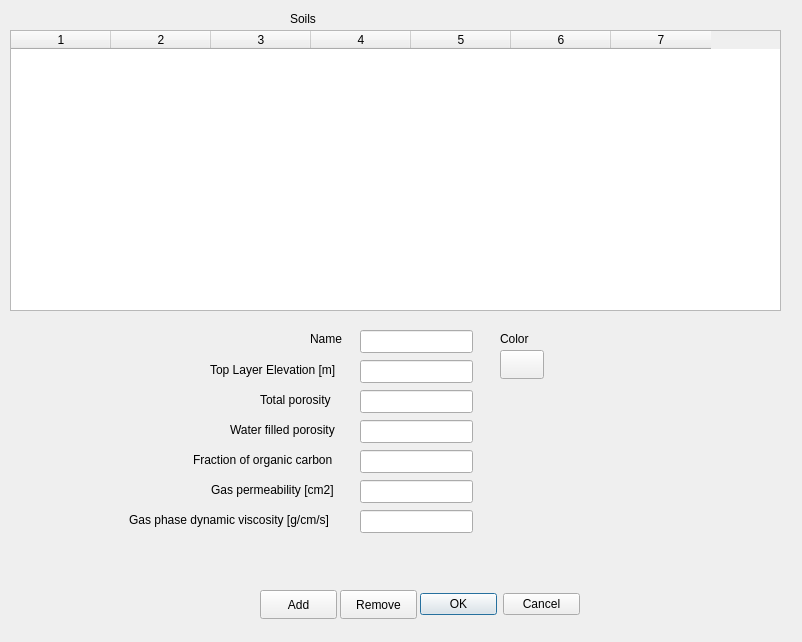
<ui version="4.0" >
 <class>SoilDialog</class>
 <widget class="QDialog" name="SoilDialog" >
  <property name="geometry" >
   <rect>
    <x>0</x>
    <y>0</y>
    <width>802</width>
    <height>642</height>
   </rect>
  </property>
  <property name="windowTitle" >
   <string>Soils</string>
  </property>
  <widget class="QDialogButtonBox" name="buttonBox" >
   <property name="geometry" >
    <rect>
     <x>420</x>
     <y>590</y>
     <width>160</width>
     <height>29</height>
    </rect>
   </property>
   <property name="orientation" >
    <enum>Qt::Horizontal</enum>
   </property>
   <property name="standardButtons" >
    <set>QDialogButtonBox::Cancel|QDialogButtonBox::NoButton|QDialogButtonBox::Ok</set>
   </property>
  </widget>
  <widget class="QPushButton" name="removeButton" >
   <property name="geometry" >
    <rect>
     <x>340</x>
     <y>590</y>
     <width>77</width>
     <height>29</height>
    </rect>
   </property>
   <property name="text" >
    <string>Remove</string>
   </property>
  </widget>
  <widget class="QPushButton" name="addButton" >
   <property name="geometry" >
    <rect>
     <x>260</x>
     <y>590</y>
     <width>77</width>
     <height>29</height>
    </rect>
   </property>
   <property name="text" >
    <string>Add</string>
   </property>
  </widget>
  <widget class="QTableWidget" name="_soilTable" >
   <property name="geometry" >
    <rect>
     <x>10</x>
     <y>30</y>
     <width>771</width>
     <height>281</height>
    </rect>
   </property>
   <property name="rowCount" >
    <number>0</number>
   </property>
   <property name="columnCount" >
    <number>7</number>
   </property>
   <column/>
   <column/>
   <column/>
   <column/>
   <column/>
   <column/>
   <column/>
  </widget>
  <widget class="QLabel" name="label" >
   <property name="geometry" >
    <rect>
     <x>290</x>
     <y>10</y>
     <width>53</width>
     <height>18</height>
    </rect>
   </property>
   <property name="text" >
    <string>Soils</string>
   </property>
  </widget>
  <widget class="QLineEdit" name="_name" >
   <property name="geometry" >
    <rect>
     <x>360</x>
     <y>330</y>
     <width>113</width>
     <height>23</height>
    </rect>
   </property>
  </widget>
  <widget class="QLabel" name="label_8" >
   <property name="geometry" >
    <rect>
     <x>310</x>
     <y>330</y>
     <width>33</width>
     <height>18</height>
    </rect>
   </property>
   <property name="text" >
    <string>Name</string>
   </property>
  </widget>
  <widget class="QLineEdit" name="_elevation" >
   <property name="geometry" >
    <rect>
     <x>360</x>
     <y>360</y>
     <width>113</width>
     <height>23</height>
    </rect>
   </property>
  </widget>
  <widget class="QLabel" name="label_9" >
   <property name="geometry" >
    <rect>
     <x>210</x>
     <y>360</y>
     <width>135</width>
     <height>20</height>
    </rect>
   </property>
   <property name="text" >
    <string>Top Layer Elevation [m]</string>
   </property>
  </widget>
  <widget class="QLabel" name="label_10" >
   <property name="geometry" >
    <rect>
     <x>260</x>
     <y>390</y>
     <width>76</width>
     <height>20</height>
    </rect>
   </property>
   <property name="text" >
    <string>Total porosity</string>
   </property>
  </widget>
  <widget class="QLineEdit" name="_totalPorosity" >
   <property name="geometry" >
    <rect>
     <x>360</x>
     <y>390</y>
     <width>113</width>
     <height>23</height>
    </rect>
   </property>
  </widget>
  <widget class="QLineEdit" name="_waterPorosity" >
   <property name="geometry" >
    <rect>
     <x>360</x>
     <y>420</y>
     <width>113</width>
     <height>23</height>
    </rect>
   </property>
  </widget>
  <widget class="QLabel" name="label_11" >
   <property name="geometry" >
    <rect>
     <x>230</x>
     <y>420</y>
     <width>114</width>
     <height>20</height>
    </rect>
   </property>
   <property name="text" >
    <string>Water filled porosity</string>
   </property>
  </widget>
  <widget class="QLineEdit" name="_organicCarbon" >
   <property name="geometry" >
    <rect>
     <x>360</x>
     <y>450</y>
     <width>113</width>
     <height>23</height>
    </rect>
   </property>
  </widget>
  <widget class="QLabel" name="label_12" >
   <property name="geometry" >
    <rect>
     <x>193</x>
     <y>450</y>
     <width>150</width>
     <height>20</height>
    </rect>
   </property>
   <property name="text" >
    <string>Fraction of organic carbon</string>
   </property>
  </widget>
  <widget class="QLineEdit" name="_permeability" >
   <property name="geometry" >
    <rect>
     <x>360</x>
     <y>480</y>
     <width>113</width>
     <height>23</height>
    </rect>
   </property>
  </widget>
  <widget class="QLabel" name="label_13" >
   <property name="geometry" >
    <rect>
     <x>211</x>
     <y>480</y>
     <width>132</width>
     <height>20</height>
    </rect>
   </property>
   <property name="text" >
    <string>Gas permeability [cm2]</string>
   </property>
  </widget>
  <widget class="QLabel" name="label_14" >
   <property name="geometry" >
    <rect>
     <x>129</x>
     <y>510</y>
     <width>214</width>
     <height>20</height>
    </rect>
   </property>
   <property name="text" >
    <string>Gas phase dynamic viscosity [g/cm/s]</string>
   </property>
  </widget>
  <widget class="QLineEdit" name="_viscosity" >
   <property name="geometry" >
    <rect>
     <x>360</x>
     <y>510</y>
     <width>113</width>
     <height>23</height>
    </rect>
   </property>
  </widget>
  <widget class="QtTools::ColorButton" name="_color" >
   <property name="geometry" >
    <rect>
     <x>500</x>
     <y>350</y>
     <width>44</width>
     <height>29</height>
    </rect>
   </property>
   <property name="text" >
    <string/>
   </property>
  </widget>
  <widget class="QLabel" name="label_15" >
   <property name="geometry" >
    <rect>
     <x>500</x>
     <y>330</y>
     <width>31</width>
     <height>18</height>
    </rect>
   </property>
   <property name="text" >
    <string>Color</string>
   </property>
  </widget>
 </widget>
 <customwidgets>
  <customwidget>
   <class>QtTools::ColorButton</class>
   <extends>QPushButton</extends>
   <header>QtTools/ColorButton.h</header>
  </customwidget>
 </customwidgets>
 <resources/>
 <connections>
  <connection>
   <sender>buttonBox</sender>
   <signal>accepted()</signal>
   <receiver>SoilDialog</receiver>
   <slot>accept()</slot>
   <hints>
    <hint type="sourcelabel" >
     <x>248</x>
     <y>254</y>
    </hint>
    <hint type="destinationlabel" >
     <x>157</x>
     <y>274</y>
    </hint>
   </hints>
  </connection>
  <connection>
   <sender>buttonBox</sender>
   <signal>rejected()</signal>
   <receiver>SoilDialog</receiver>
   <slot>reject()</slot>
   <hints>
    <hint type="sourcelabel" >
     <x>316</x>
     <y>260</y>
    </hint>
    <hint type="destinationlabel" >
     <x>286</x>
     <y>274</y>
    </hint>
   </hints>
  </connection>
 </connections>
</ui>
